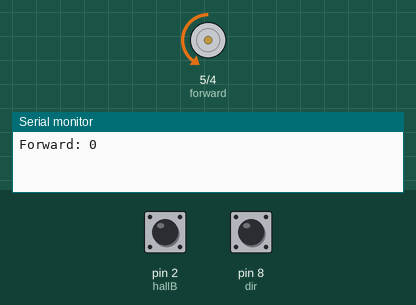
This sketch was run on a simulated Arduino Uno, built with avr-gcc and run on an emulated ATmega328P. On the bench: motor-driver pin pairs drawn as motors (green arrow = first pin HIGH = forward, orange = second pin HIGH = backward, longer = more drive, scaled by the enable pin), the last lines printed to the serial monitor. The test bench sets the inputs (shaded band); at power-on: pin 8 (dir) HIGH, pin 2 (hallB) HIGH.

Above: at 1.2 s.
1.3 s: pin 8 (dir) pulled LOW for 0.15 s
At 1.37 s:
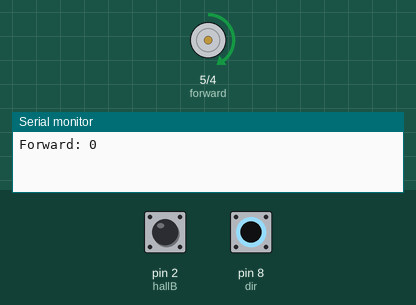
2.9 s: pin 8 (dir) pulled LOW for 3.2 s
At 7.5 s:
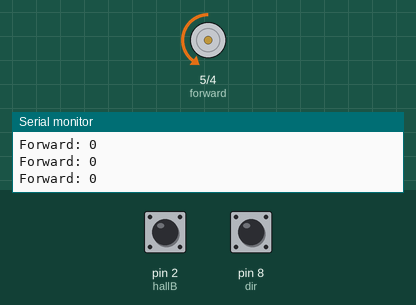
Timing chart, 0 to 9.0 s (numbered marks = the images above; inputs shaded):
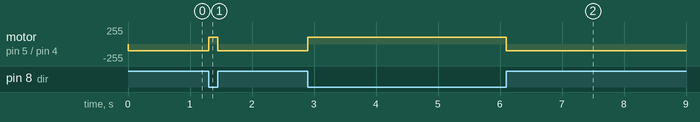

Measured:
- after the input at 1.3 s, motor on pin 5 (forward) / pin 4 (backward): backward 100/255 → forward 100/255 at once, → backward 100/255 0.15 s later
- after the input at 2.9 s, motor on pin 5 (forward) / pin 4 (backward): backward 100/255 → forward 100/255 at once, → backward 100/255 3.2 s later

The sketch:

motor.ino
```cpp
int forward = 5;
int backward = 4;
int enable = 6;

int hallA = 3;
int hallB = 2;

int dir = 8;
int dirState = 0;

volatile int count;

bool allowPrint = false;
long int currentTime = 0;
bool isForward = true;

void setup() {

  pinMode(forward, OUTPUT);
  pinMode(backward, OUTPUT);
  pinMode(enable, OUTPUT);

  pinMode(hallA, INPUT_PULLUP);
  pinMode(hallB, INPUT_PULLUP);

  pinMode(dir, INPUT_PULLUP);

  Serial.begin(9600);

}

void loop() {
  int dirStatus = digitalRead(dir);

  if (dirStatus == HIGH) {
    digitalWrite(forward, LOW);
    digitalWrite(backward, HIGH);
  } else {
    digitalWrite(forward, HIGH);
    digitalWrite(backward, LOW);
  }

//  Serial.print("dirStatus: ");
//  Serial.println(dirStatus);

  analogWrite(enable, 100);
  //  accelerate();
  //  decelerate();
  attachInterrupt(digitalPinToInterrupt(hallB), readHallB, RISING);

  long int currentMillis = millis();
  if (currentMillis - currentTime >= 1000) {
    currentTime = millis();
    if (isForward) {
      Serial.print("Forward: ");
    } else {
      Serial.print("Backward: ");
    }
    Serial.println(count);
    count = 0;
  }

}

void accelerate() {

  for (int i = 0; i < 100; i++) {
    analogWrite(enable, i);
    delay(10);
  }

}

void decelerate() {

  for (int i = 100; i >= 0; i--) {
    analogWrite(enable, i);
    delay(10);
  }
}

void readHallB() {

  count++;

  if (digitalRead(hallA) == 1) {
    isForward = true;
  } else {
    isForward = false;
  }

}
```
